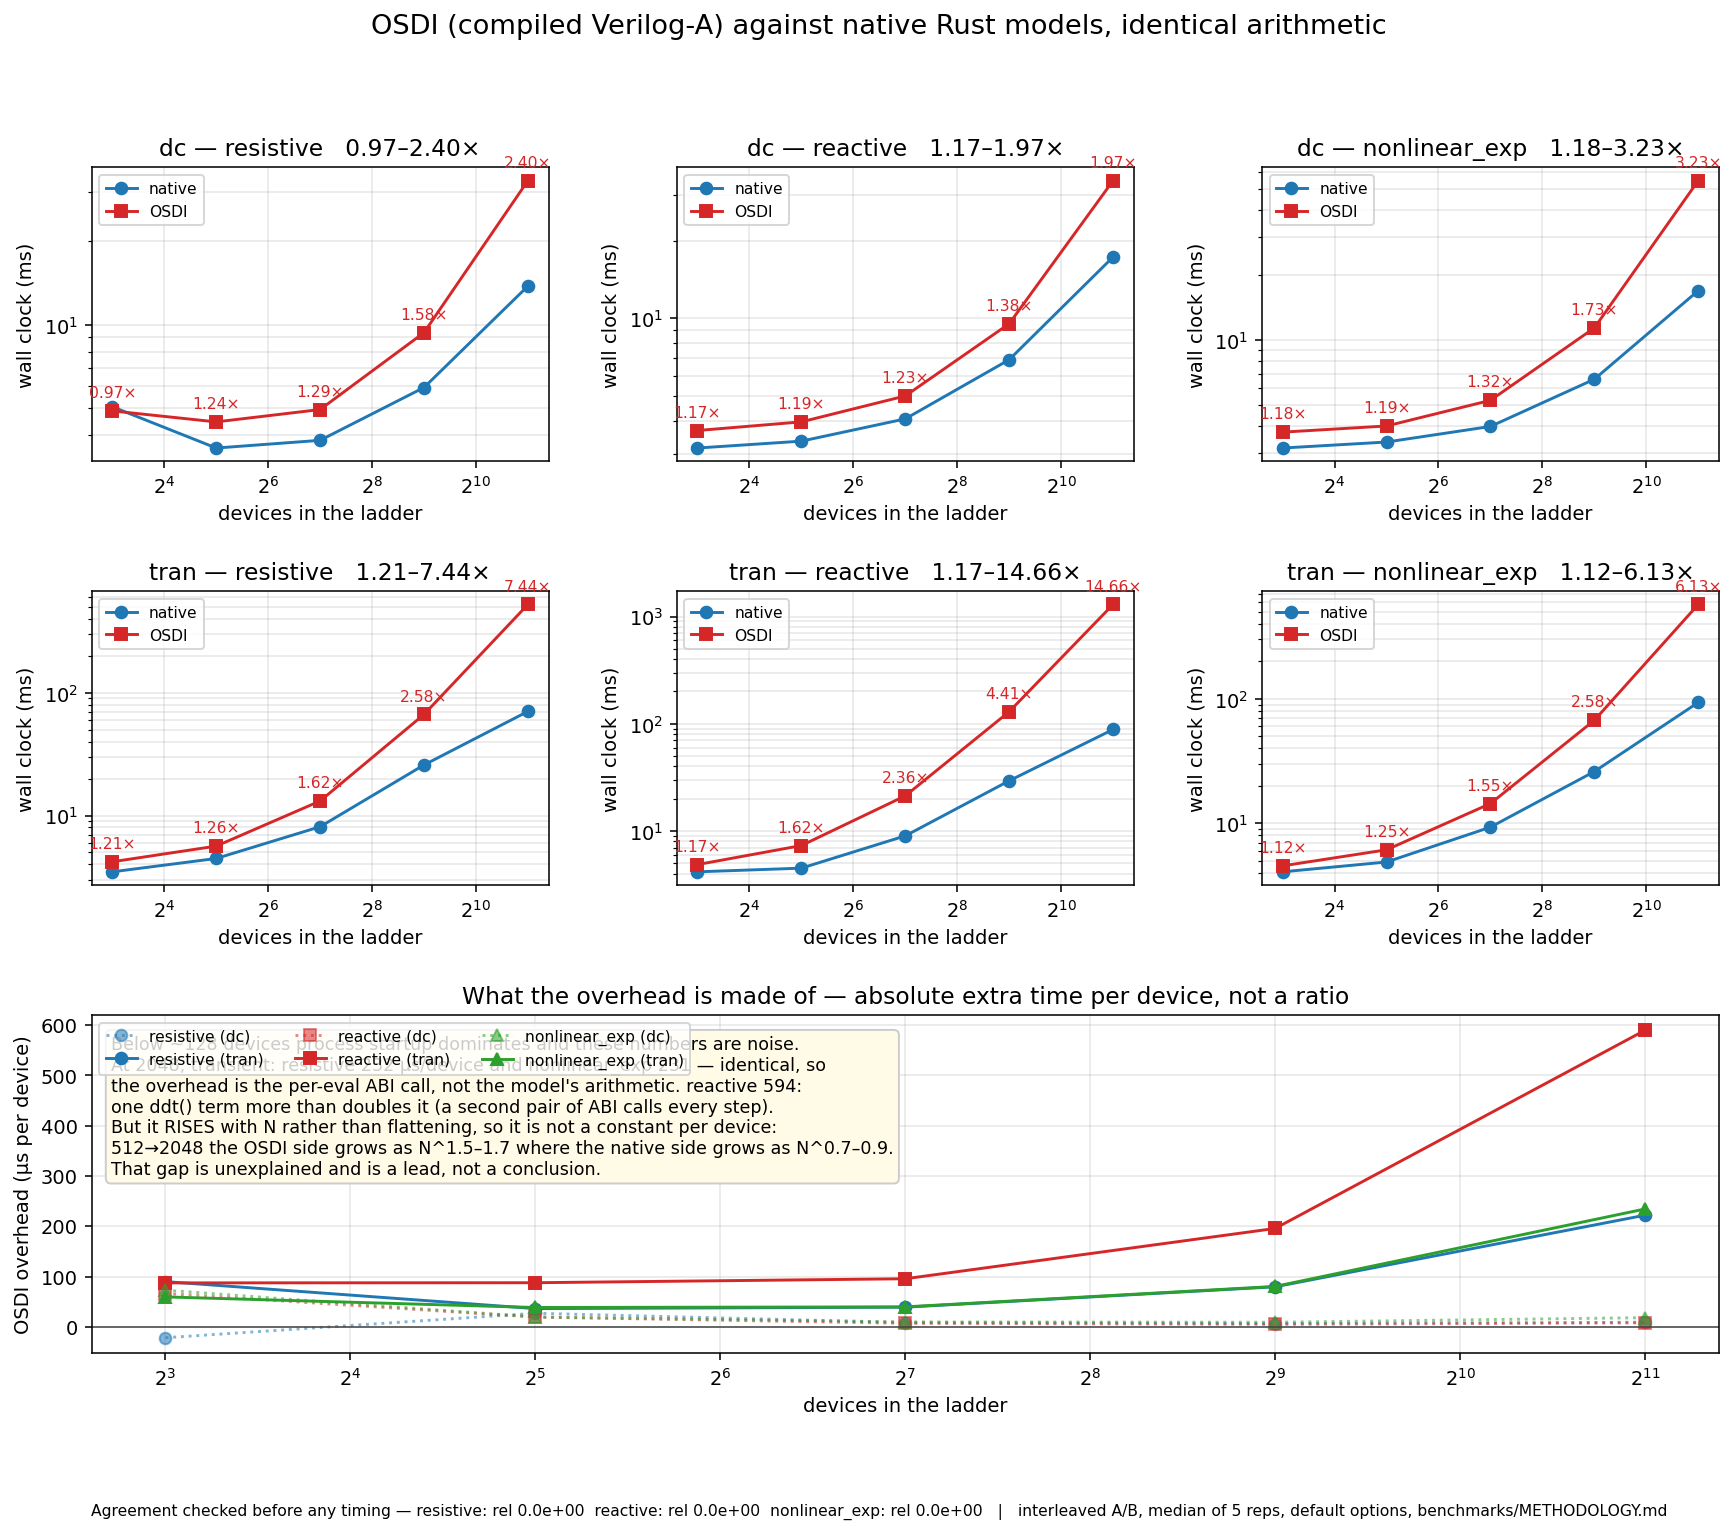

Write the Python code that produced this figure.
#!/usr/bin/env python3
"""What does the OSDI path cost against a native Rust model?

The OSDI/Verilog-A path is how every foundry model reaches fairchild — BSIM,
PSP, HiSIM, HICUM, MEXTRAM — so its overhead sets the cost of the whole
"bring your own PDK" story. This measures it against native models doing
identical arithmetic.

Three model pairs, chosen so the result can be attributed:

  resistive      `osdi_g_shunt.va` against a discrete R. Almost no arithmetic and
                 no `ddt`, so this is close to pure per-eval ABI overhead: one
                 indirect call, the residual and Jacobian copies, the sim-info
                 struct.
  reactive       `rc_shunt.va` against a discrete R and C. The same model plus one
                 `ddt()` term, so the gap between these two ratios is the cost of
                 OSDI's reactive path with the arithmetic held constant.
  nonlinear_exp  `osdi_shockley.va` against the native `D`. One `exp` per eval,
                 which is what a real model's inner loop looks like, and no
                 reactive term.

Correctness first: each pair is checked to agree before any timing is reported.
A timing comparison between two models that do not compute the same thing is
not a measurement of overhead. All three pairs currently agree *exactly* — the
Verilog-A Shockley diode and the native one are bit-identical.

Read the bottom panel, not the ratios. A ratio is relative to the native side, so
`nonlinear_exp` reads better than `resistive` (6.1x vs 7.4x) only because a native
diode is slower than a native resistor.

Follows benchmarks/METHODOLOGY.md — default options only, same netlist shape on
both sides, and failures are reported rather than dropped. Timings are
**interleaved** A/B rather than batched: this machine drifts up to ~45% run to
run, which is larger than the effect being measured.

Usage:
    cargo build --release
    python benchmarks/osdi_vs_native.py [--out FIG.png] [--reps N] [--json F]
"""

import argparse
import json
import os
import statistics
import subprocess
import sys
import tempfile
import time
from pathlib import Path

REPO = Path(__file__).resolve().parent.parent
FC = REPO / "target" / "release" / "fairchild"
MODELS = Path(__file__).resolve().parent / "models"
OSDI_MODELS = REPO / "crates" / "fairchild-osdi" / "tests" / "models"

# Device counts. A ladder of N devices, so the per-device cost is the slope and
# process startup is the intercept — startup dominates below ~20 nodes and the
# fit is what removes it.
COUNTS = [8, 32, 128, 512, 2048]


def die(msg):
    print(f"error: {msg}", file=sys.stderr)
    sys.exit(1)


def compile_va(src: Path, cache: Path) -> Path:
    """Compile a `.va` to `.osdi`, returning the artefact path."""
    compiler = os.environ.get("FAIRCHILD_OPENVAF") or "openvaf-r"
    out = cache / (src.stem + ".osdi")
    r = subprocess.run(
        [compiler, str(src), "-o", str(out)], capture_output=True, text=True
    )
    if r.returncode != 0:
        die(f"compiling {src.name} failed:\n{r.stdout}\n{r.stderr}")
    return out


# ---------------------------------------------------------------------------
# Deck construction
# ---------------------------------------------------------------------------
#
# Every deck is a ladder: a source, then N copies of the device under test each
# with a series resistor to the next node. Same topology on both sides, so the
# matrix is the same size and sparsity and only the device differs.


def ladder(n, device_line, extra_cards="", analysis=".op\n"):
    lines = ["* osdi vs native ladder", extra_cards.rstrip("\n")]
    lines = [l for l in lines if l]
    lines.append("V1 n0 0 DC 0.7")
    for i in range(n):
        lines.append(f"R{i} n{i} n{i + 1} 1k")
        lines.append(device_line.format(i=i, node=f"n{i + 1}"))
    lines.append(analysis.rstrip("\n"))
    return "\n".join(lines) + "\n"


DECKS = {
    # The control. `resistive` and `reactive` differ only in a `ddt()` term, so
    # the gap between their ratios is the cost of OSDI's reactive path with the
    # model's arithmetic held constant. That contrast exists because the first run
    # of this benchmark showed the *linear* model at 15x and the nonlinear one —
    # which does strictly more work — at 6x, which cannot be the arithmetic.
    "resistive": {
        "native": lambda n, _: ladder(n, "R{i}g {node} 0 1k"),
        "osdi": lambda n, osdi: ladder(
            n,
            "X{i} {node} 0 osdi_g_shunt gd=1m",
            extra_cards=f".osdi {osdi['osdi_g_shunt']}",
        ),
        "va": "osdi_g_shunt",
        "probe": "n1",
    },
    "reactive": {
        # 1 mS in parallel with 1 nF, both ways.
        "native": lambda n, _: ladder(
            n, "R{i}g {node} 0 1k\nC{i}g {node} 0 1n"
        ),
        "osdi": lambda n, osdi: ladder(
            n,
            "X{i} {node} 0 rc_shunt gd=1m c=1n",
            extra_cards=f".osdi {osdi['rc_shunt']}",
        ),
        "va": "rc_shunt",
        "probe": "n1",
    },
    "nonlinear_exp": {
        "native": lambda n, _: ladder(
            n,
            "D{i} {node} 0 dm",
            extra_cards=".model dm D (IS=1e-14 N=1)",
        ),
        "osdi": lambda n, osdi: ladder(
            n,
            "X{i} {node} 0 osdi_shockley is=1e-14 n=1",
            extra_cards=f".osdi {osdi['osdi_shockley']}",
        ),
        "va": "osdi_shockley",
        "probe": "n1",
    },
}

TRAN = ".tran 1u 200u\n"


# ---------------------------------------------------------------------------
# Running
# ---------------------------------------------------------------------------


def run(deck_text, tmp, tag, want_csv=False):
    """Run one deck. Returns (seconds, stdout) or (None, error)."""
    path = tmp / f"{tag}.sp"
    path.write_text(deck_text)
    argv = [str(FC), "-f", str(path)]
    if not want_csv:
        argv += ["-o", os.devnull]
    t0 = time.perf_counter()
    r = subprocess.run(argv, capture_output=True, text=True)
    dt = time.perf_counter() - t0
    if r.returncode != 0:
        first = (r.stderr.strip().splitlines() or ["?"])[0]
        return None, first
    return dt, r.stdout


def probe_value(stdout, column):
    """Last row's value for `column`, for the agreement check."""
    lines = stdout.strip().splitlines()
    if len(lines) < 2:
        return None
    hdr = [h.strip() for h in lines[0].split(",")]
    want = f"V({column})"
    if want not in hdr:
        return None
    return float(lines[-1].split(",")[hdr.index(want)])


def check_agreement(tmp, osdi, results):
    """Both sides must compute the same circuit before any timing is quoted."""
    print("Agreement check (correctness gates the measurement)", file=sys.stderr)
    ok = True
    for name, spec in DECKS.items():
        vals = {}
        for side in ("native", "osdi"):
            deck = spec[side](8, osdi)
            dt, out = run(deck, tmp, f"agree_{name}_{side}", want_csv=True)
            if dt is None:
                print(f"  {name}/{side}: FAILED — {out}", file=sys.stderr)
                ok = False
                vals[side] = None
                continue
            vals[side] = probe_value(out, spec["probe"])
        a, b = vals.get("native"), vals.get("osdi")
        if a is None or b is None:
            ok = False
            continue
        rel = abs(a - b) / max(abs(a), abs(b), 1e-30)
        results["agreement"][name] = {"native": a, "osdi": b, "rel": rel}
        verdict = "ok" if rel < 1e-6 else "DISAGREE"
        print(
            f"  {name:10} native={a:.9e}  osdi={b:.9e}  rel={rel:.2e}  {verdict}",
            file=sys.stderr,
        )
        if rel >= 1e-6:
            ok = False
    return ok


def measure(tmp, osdi, reps, results):
    print(f"\nTiming, {reps} interleaved reps", file=sys.stderr)
    for analysis, label in ((".op\n", "dc"), (TRAN, "tran")):
        for name, spec in DECKS.items():
            for n in COUNTS:
                samples = {"native": [], "osdi": []}
                fails = {}
                for _ in range(reps):
                    for side in ("native", "osdi"):
                        deck = spec[side](n, osdi)
                        # Swap in the analysis card.
                        deck = deck.replace(".op\n", analysis)
                        dt, err = run(deck, tmp, f"t_{name}_{side}_{n}")
                        if dt is None:
                            fails[side] = err
                        else:
                            samples[side].append(dt)
                key = f"{label}/{name}/{n}"
                if fails or not samples["native"] or not samples["osdi"]:
                    results["timing"][key] = {"failed": fails or "no samples"}
                    print(f"  {key:24} FAILED {fails}", file=sys.stderr)
                    continue
                nat = statistics.median(samples["native"])
                osd = statistics.median(samples["osdi"])
                results["timing"][key] = {
                    "native_s": nat,
                    "osdi_s": osd,
                    "ratio": osd / nat,
                }
                print(
                    f"  {key:24} native={nat * 1e3:8.2f} ms  "
                    f"osdi={osd * 1e3:8.2f} ms  ratio={osd / nat:5.2f}x",
                    file=sys.stderr,
                )


def plot(results, out_path):
    import matplotlib

    matplotlib.use("Agg")
    import matplotlib.pyplot as plt

    fig = plt.figure(figsize=(15, 11))
    gs = fig.add_gridspec(3, 3, height_ratios=[1, 1, 1.15], hspace=0.42, wspace=0.28)
    fig.suptitle(
        "OSDI (compiled Verilog-A) against native Rust models, identical arithmetic",
        fontsize=14,
    )

    for row, label in enumerate(("dc", "tran")):
        for col, name in enumerate(DECKS):
            ax = fig.add_subplot(gs[row, col])
            xs, nat, osd = [], [], []
            for n in COUNTS:
                e = results["timing"].get(f"{label}/{name}/{n}", {})
                if "ratio" not in e:
                    continue
                xs.append(n)
                nat.append(e["native_s"] * 1e3)
                osd.append(e["osdi_s"] * 1e3)
            if not xs:
                ax.text(0.5, 0.5, "no data", ha="center", transform=ax.transAxes)
                ax.set_title(f"{label} — {name}")
                continue
            ax.plot(xs, nat, "o-", label="native", color="#1f77b4")
            ax.plot(xs, osd, "s-", label="OSDI", color="#d62728")
            ax.set_xscale("log", base=2)
            ax.set_yscale("log")
            ax.set_xlabel("devices in the ladder")
            ax.set_ylabel("wall clock (ms)")
            ratios = [o / m for o, m in zip(osd, nat)]
            ax.set_title(f"{label} — {name}   {min(ratios):.2f}–{max(ratios):.2f}×")
            ax.grid(True, which="both", alpha=0.3)
            ax.legend(fontsize=8)
            for x, o, m in zip(xs, osd, nat):
                ax.annotate(
                    f"{o / m:.2f}×",
                    (x, o),
                    textcoords="offset points",
                    xytext=(0, 7),
                    ha="center",
                    fontsize=8,
                    color="#d62728",
                )

    # The panel the ratios cannot show. A ratio is relative to the native side, so
    # `nonlinear_exp` looks *better* than `resistive` only because a native diode
    # is slower than a native resistor. Absolute extra time per device removes
    # that, and the three curves then say what the overhead is made of.
    ax = fig.add_subplot(gs[2, :])
    styles = {
        "resistive": ("#1f77b4", "o"),
        "reactive": ("#d62728", "s"),
        "nonlinear_exp": ("#2ca02c", "^"),
    }
    for name in DECKS:
        for label, dash in (("dc", ":"), ("tran", "-")):
            xs, per = [], []
            for n in COUNTS:
                e = results["timing"].get(f"{label}/{name}/{n}", {})
                if "ratio" not in e:
                    continue
                extra = (e["osdi_s"] - e["native_s"]) * 1e6  # microseconds
                xs.append(n)
                per.append(extra / n)
            if not xs:
                continue
            colour, marker = styles.get(name, ("#888", "x"))
            ax.plot(
                xs,
                per,
                dash,
                marker=marker,
                color=colour,
                label=f"{name} ({label})",
                alpha=1.0 if label == "tran" else 0.55,
            )
    ax.set_xscale("log", base=2)
    ax.set_xlabel("devices in the ladder")
    ax.set_ylabel("OSDI overhead (µs per device)")
    ax.set_title(
        "What the overhead is made of — absolute extra time per device, not a ratio"
    )
    ax.grid(True, which="both", alpha=0.3)
    ax.legend(fontsize=8, ncol=3)
    ax.axhline(0.0, color="#444", lw=0.8)
    ax.text(
        0.012,
        0.94,
        "Below ~128 devices process startup dominates and these numbers are noise.\n"
        "At 2048, transient: resistive 232 µs/device and nonlinear_exp 231 — identical, so\n"
        "the overhead is the per-eval ABI call, not the model's arithmetic. reactive 594:\n"
        "one ddt() term more than doubles it (a second pair of ABI calls every step).\n"
        "But it RISES with N rather than flattening, so it is not a constant per device:\n"
        "512→2048 the OSDI side grows as N^1.5–1.7 where the native side grows as N^0.7–0.9.\n"
        "That gap is unexplained and is a lead, not a conclusion.",
        transform=ax.transAxes,
        fontsize=9,
        va="top",
        bbox={"boxstyle": "round", "fc": "#fffbe6", "ec": "#ccc"},
    )

    agree = results.get("agreement", {})
    note = "  ".join(f"{k}: rel {v['rel']:.1e}" for k, v in agree.items() if "rel" in v)
    fig.text(
        0.5,
        0.005,
        f"Agreement checked before any timing — {note}   |   interleaved A/B, "
        f"median of {results['reps']} reps, default options, benchmarks/METHODOLOGY.md",
        ha="center",
        fontsize=8,
    )
    fig.savefig(out_path, dpi=140, bbox_inches="tight")
    print(f"\nwrote {out_path}", file=sys.stderr)


def main():
    ap = argparse.ArgumentParser()
    ap.add_argument("--out", default="osdi_vs_native.png")
    ap.add_argument("--reps", type=int, default=5)
    ap.add_argument("--json")
    args = ap.parse_args()

    if not FC.exists():
        die(f"{FC} missing — run `cargo build --release`")

    results = {"reps": args.reps, "counts": COUNTS, "agreement": {}, "timing": {}}
    with tempfile.TemporaryDirectory(prefix="fc_osdi_bench_") as td:
        tmp = Path(td)
        cache = tmp / "va"
        cache.mkdir()
        osdi = {}
        for spec in DECKS.values():
            stem = spec["va"]
            src = MODELS / f"{stem}.va"
            if not src.exists():
                src = OSDI_MODELS / f"{stem}.va"
            if not src.exists():
                die(f"cannot find {stem}.va")
            osdi[stem] = str(compile_va(src, cache))

        if not check_agreement(tmp, osdi, results):
            print(
                "\nrefusing to report timings: the two sides do not agree, so any "
                "ratio would be a comparison of different circuits",
                file=sys.stderr,
            )
            sys.exit(1)
        measure(tmp, osdi, args.reps, results)

    if args.json:
        Path(args.json).write_text(json.dumps(results, indent=2))
    plot(results, args.out)


if __name__ == "__main__":
    main()
